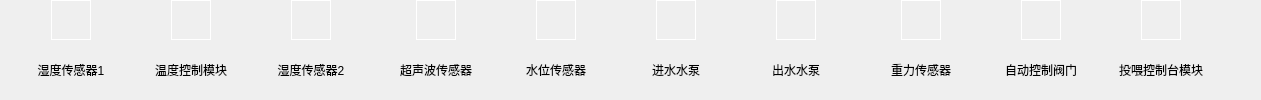
       <widget class="QWidget" name="widget_6" native="true">
        <layout class="QHBoxLayout" name="horizontalLayout_4">
         <property name="spacing">
          <number>5</number>
         </property>
         <property name="topMargin">
          <number>0</number>
         </property>
         <property name="rightMargin">
          <number>0</number>
         </property>
         <property name="bottomMargin">
          <number>0</number>
         </property>
         <item>
          <layout class="QHBoxLayout" name="horizontalLayout">
           <property name="spacing">
            <number>0</number>
           </property>
           <item>
            <layout class="QVBoxLayout" name="verticalLayout_23">
             <item>
              <layout class="QHBoxLayout" name="horizontalLayout_17">
               <item>
                <spacer name="horizontalSpacer_27">
                 <property name="orientation">
                  <enum>Qt::Horizontal</enum>
                 </property>
                 <property name="sizeHint" stdset="0">
                  <size>
                   <width>40</width>
                   <height>20</height>
                  </size>
                 </property>
                </spacer>
               </item>
               <item>
                <widget class="myPoint" name="SDsensor1" native="true">
                 <property name="minimumSize">
                  <size>
                   <width>40</width>
                   <height>40</height>
                  </size>
                 </property>
                 <property name="maximumSize">
                  <size>
                   <width>40</width>
                   <height>40</height>
                  </size>
                 </property>
                 <property name="styleSheet">
                  <string notr="true">border:1px solid white;</string>
                 </property>
                </widget>
               </item>
               <item>
                <spacer name="horizontalSpacer_28">
                 <property name="orientation">
                  <enum>Qt::Horizontal</enum>
                 </property>
                 <property name="sizeHint" stdset="0">
                  <size>
                   <width>40</width>
                   <height>20</height>
                  </size>
                 </property>
                </spacer>
               </item>
              </layout>
             </item>
             <item>
              <widget class="QLabel" name="label_9">
               <property name="styleSheet">
                <string notr="true"/>
               </property>
               <property name="text">
                <string>湿度传感器1</string>
               </property>
               <property name="alignment">
                <set>Qt::AlignCenter</set>
               </property>
              </widget>
             </item>
            </layout>
           </item>
           <item>
            <layout class="QVBoxLayout" name="verticalLayout_22">
             <item>
              <layout class="QHBoxLayout" name="horizontalLayout_16">
               <item>
                <spacer name="horizontalSpacer_25">
                 <property name="orientation">
                  <enum>Qt::Horizontal</enum>
                 </property>
                 <property name="sizeHint" stdset="0">
                  <size>
                   <width>40</width>
                   <height>20</height>
                  </size>
                 </property>
                </spacer>
               </item>
               <item>
                <widget class="myPoint" name="WDKZmodule" native="true">
                 <property name="minimumSize">
                  <size>
                   <width>40</width>
                   <height>40</height>
                  </size>
                 </property>
                 <property name="maximumSize">
                  <size>
                   <width>40</width>
                   <height>40</height>
                  </size>
                 </property>
                 <property name="styleSheet">
                  <string notr="true">border:1px solid white;</string>
                 </property>
                </widget>
               </item>
               <item>
                <spacer name="horizontalSpacer_26">
                 <property name="orientation">
                  <enum>Qt::Horizontal</enum>
                 </property>
                 <property name="sizeHint" stdset="0">
                  <size>
                   <width>40</width>
                   <height>20</height>
                  </size>
                 </property>
                </spacer>
               </item>
              </layout>
             </item>
             <item>
              <widget class="QLabel" name="label_8">
               <property name="styleSheet">
                <string notr="true"/>
               </property>
               <property name="text">
                <string>温度控制模块</string>
               </property>
               <property name="alignment">
                <set>Qt::AlignCenter</set>
               </property>
              </widget>
             </item>
            </layout>
           </item>
           <item>
            <layout class="QVBoxLayout" name="verticalLayout_24">
             <item>
              <layout class="QHBoxLayout" name="horizontalLayout_18">
               <item>
                <spacer name="horizontalSpacer_29">
                 <property name="orientation">
                  <enum>Qt::Horizontal</enum>
                 </property>
                 <property name="sizeHint" stdset="0">
                  <size>
                   <width>40</width>
                   <height>20</height>
                  </size>
                 </property>
                </spacer>
               </item>
               <item>
                <widget class="myPoint" name="SDsensor2" native="true">
                 <property name="minimumSize">
                  <size>
                   <width>40</width>
                   <height>40</height>
                  </size>
                 </property>
                 <property name="maximumSize">
                  <size>
                   <width>40</width>
                   <height>40</height>
                  </size>
                 </property>
                 <property name="styleSheet">
                  <string notr="true">border:1px solid white;</string>
                 </property>
                </widget>
               </item>
               <item>
                <spacer name="horizontalSpacer_30">
                 <property name="orientation">
                  <enum>Qt::Horizontal</enum>
                 </property>
                 <property name="sizeHint" stdset="0">
                  <size>
                   <width>40</width>
                   <height>20</height>
                  </size>
                 </property>
                </spacer>
               </item>
              </layout>
             </item>
             <item>
              <widget class="QLabel" name="label_10">
               <property name="styleSheet">
                <string notr="true"/>
               </property>
               <property name="text">
                <string>湿度传感器2</string>
               </property>
               <property name="alignment">
                <set>Qt::AlignCenter</set>
               </property>
              </widget>
             </item>
            </layout>
           </item>
          </layout>
         </item>
         <item>
          <layout class="QHBoxLayout" name="horizontalLayout_2">
           <property name="spacing">
            <number>0</number>
           </property>
           <item>
            <layout class="QVBoxLayout" name="verticalLayout_25">
             <item>
              <layout class="QHBoxLayout" name="horizontalLayout_19">
               <item>
                <spacer name="horizontalSpacer_31">
                 <property name="orientation">
                  <enum>Qt::Horizontal</enum>
                 </property>
                 <property name="sizeHint" stdset="0">
                  <size>
                   <width>40</width>
                   <height>20</height>
                  </size>
                 </property>
                </spacer>
               </item>
               <item>
                <widget class="myPoint" name="CSBsensor" native="true">
                 <property name="minimumSize">
                  <size>
                   <width>40</width>
                   <height>40</height>
                  </size>
                 </property>
                 <property name="maximumSize">
                  <size>
                   <width>40</width>
                   <height>40</height>
                  </size>
                 </property>
                 <property name="styleSheet">
                  <string notr="true">border:1px solid white;</string>
                 </property>
                </widget>
               </item>
               <item>
                <spacer name="horizontalSpacer_32">
                 <property name="orientation">
                  <enum>Qt::Horizontal</enum>
                 </property>
                 <property name="sizeHint" stdset="0">
                  <size>
                   <width>40</width>
                   <height>20</height>
                  </size>
                 </property>
                </spacer>
               </item>
              </layout>
             </item>
             <item>
              <widget class="QLabel" name="label_11">
               <property name="styleSheet">
                <string notr="true"/>
               </property>
               <property name="text">
                <string>超声波传感器</string>
               </property>
               <property name="alignment">
                <set>Qt::AlignCenter</set>
               </property>
              </widget>
             </item>
            </layout>
           </item>
           <item>
            <layout class="QVBoxLayout" name="verticalLayout_26">
             <item>
              <layout class="QHBoxLayout" name="horizontalLayout_20">
               <item>
                <spacer name="horizontalSpacer_33">
                 <property name="orientation">
                  <enum>Qt::Horizontal</enum>
                 </property>
                 <property name="sizeHint" stdset="0">
                  <size>
                   <width>40</width>
                   <height>20</height>
                  </size>
                 </property>
                </spacer>
               </item>
               <item>
                <widget class="myPoint" name="SWsensor" native="true">
                 <property name="minimumSize">
                  <size>
                   <width>40</width>
                   <height>40</height>
                  </size>
                 </property>
                 <property name="maximumSize">
                  <size>
                   <width>40</width>
                   <height>40</height>
                  </size>
                 </property>
                 <property name="styleSheet">
                  <string notr="true">border:1px solid white;</string>
                 </property>
                </widget>
               </item>
               <item>
                <spacer name="horizontalSpacer_34">
                 <property name="orientation">
                  <enum>Qt::Horizontal</enum>
                 </property>
                 <property name="sizeHint" stdset="0">
                  <size>
                   <width>40</width>
                   <height>20</height>
                  </size>
                 </property>
                </spacer>
               </item>
              </layout>
             </item>
             <item>
              <widget class="QLabel" name="label_12">
               <property name="styleSheet">
                <string notr="true"/>
               </property>
               <property name="text">
                <string>水位传感器</string>
               </property>
               <property name="alignment">
                <set>Qt::AlignCenter</set>
               </property>
              </widget>
             </item>
            </layout>
           </item>
           <item>
            <layout class="QVBoxLayout" name="verticalLayout_27">
             <item>
              <layout class="QHBoxLayout" name="horizontalLayout_21">
               <item>
                <spacer name="horizontalSpacer_35">
                 <property name="orientation">
                  <enum>Qt::Horizontal</enum>
                 </property>
                 <property name="sizeHint" stdset="0">
                  <size>
                   <width>40</width>
                   <height>20</height>
                  </size>
                 </property>
                </spacer>
               </item>
               <item>
                <widget class="myPoint" name="JSSB" native="true">
                 <property name="minimumSize">
                  <size>
                   <width>40</width>
                   <height>40</height>
                  </size>
                 </property>
                 <property name="maximumSize">
                  <size>
                   <width>40</width>
                   <height>40</height>
                  </size>
                 </property>
                 <property name="styleSheet">
                  <string notr="true">border:1px solid white;</string>
                 </property>
                </widget>
               </item>
               <item>
                <spacer name="horizontalSpacer_36">
                 <property name="orientation">
                  <enum>Qt::Horizontal</enum>
                 </property>
                 <property name="sizeHint" stdset="0">
                  <size>
                   <width>40</width>
                   <height>20</height>
                  </size>
                 </property>
                </spacer>
               </item>
              </layout>
             </item>
             <item>
              <widget class="QLabel" name="label_13">
               <property name="styleSheet">
                <string notr="true"/>
               </property>
               <property name="text">
                <string>进水水泵</string>
               </property>
               <property name="alignment">
                <set>Qt::AlignCenter</set>
               </property>
              </widget>
             </item>
            </layout>
           </item>
           <item>
            <layout class="QVBoxLayout" name="verticalLayout_28">
             <item>
              <layout class="QHBoxLayout" name="horizontalLayout_22">
               <item>
                <spacer name="horizontalSpacer_37">
                 <property name="orientation">
                  <enum>Qt::Horizontal</enum>
                 </property>
                 <property name="sizeHint" stdset="0">
                  <size>
                   <width>40</width>
                   <height>20</height>
                  </size>
                 </property>
                </spacer>
               </item>
               <item>
                <widget class="myPoint" name="CSSB" native="true">
                 <property name="minimumSize">
                  <size>
                   <width>40</width>
                   <height>40</height>
                  </size>
                 </property>
                 <property name="maximumSize">
                  <size>
                   <width>40</width>
                   <height>40</height>
                  </size>
                 </property>
                 <property name="styleSheet">
                  <string notr="true">border:1px solid white;</string>
                 </property>
                </widget>
               </item>
               <item>
                <spacer name="horizontalSpacer_38">
                 <property name="orientation">
                  <enum>Qt::Horizontal</enum>
                 </property>
                 <property name="sizeHint" stdset="0">
                  <size>
                   <width>40</width>
                   <height>20</height>
                  </size>
                 </property>
                </spacer>
               </item>
              </layout>
             </item>
             <item>
              <widget class="QLabel" name="label_14">
               <property name="styleSheet">
                <string notr="true"/>
               </property>
               <property name="text">
                <string>出水水泵</string>
               </property>
               <property name="alignment">
                <set>Qt::AlignCenter</set>
               </property>
              </widget>
             </item>
            </layout>
           </item>
          </layout>
         </item>
         <item>
          <layout class="QHBoxLayout" name="horizontalLayout_3">
           <property name="spacing">
            <number>0</number>
           </property>
           <item>
            <layout class="QVBoxLayout" name="verticalLayout_30">
             <item>
              <layout class="QHBoxLayout" name="horizontalLayout_24">
               <item>
                <spacer name="horizontalSpacer_41">
                 <property name="orientation">
                  <enum>Qt::Horizontal</enum>
                 </property>
                 <property name="sizeHint" stdset="0">
                  <size>
                   <width>40</width>
                   <height>20</height>
                  </size>
                 </property>
                </spacer>
               </item>
               <item>
                <widget class="myPoint" name="ZLsensor" native="true">
                 <property name="minimumSize">
                  <size>
                   <width>40</width>
                   <height>40</height>
                  </size>
                 </property>
                 <property name="maximumSize">
                  <size>
                   <width>40</width>
                   <height>40</height>
                  </size>
                 </property>
                 <property name="styleSheet">
                  <string notr="true">border:1px solid white;</string>
                 </property>
                </widget>
               </item>
               <item>
                <spacer name="horizontalSpacer_42">
                 <property name="orientation">
                  <enum>Qt::Horizontal</enum>
                 </property>
                 <property name="sizeHint" stdset="0">
                  <size>
                   <width>40</width>
                   <height>20</height>
                  </size>
                 </property>
                </spacer>
               </item>
              </layout>
             </item>
             <item>
              <widget class="QLabel" name="label_16">
               <property name="styleSheet">
                <string notr="true"/>
               </property>
               <property name="text">
                <string>重力传感器</string>
               </property>
               <property name="alignment">
                <set>Qt::AlignCenter</set>
               </property>
              </widget>
             </item>
            </layout>
           </item>
           <item>
            <layout class="QVBoxLayout" name="verticalLayout_29">
             <item>
              <layout class="QHBoxLayout" name="horizontalLayout_23">
               <item>
                <spacer name="horizontalSpacer_39">
                 <property name="orientation">
                  <enum>Qt::Horizontal</enum>
                 </property>
                 <property name="sizeHint" stdset="0">
                  <size>
                   <width>40</width>
                   <height>20</height>
                  </size>
                 </property>
                </spacer>
               </item>
               <item>
                <widget class="myPoint" name="autoFM" native="true">
                 <property name="minimumSize">
                  <size>
                   <width>40</width>
                   <height>40</height>
                  </size>
                 </property>
                 <property name="maximumSize">
                  <size>
                   <width>40</width>
                   <height>40</height>
                  </size>
                 </property>
                 <property name="styleSheet">
                  <string notr="true">border:1px solid white;</string>
                 </property>
                </widget>
               </item>
               <item>
                <spacer name="horizontalSpacer_40">
                 <property name="orientation">
                  <enum>Qt::Horizontal</enum>
                 </property>
                 <property name="sizeHint" stdset="0">
                  <size>
                   <width>40</width>
                   <height>20</height>
                  </size>
                 </property>
                </spacer>
               </item>
              </layout>
             </item>
             <item>
              <widget class="QLabel" name="label_15">
               <property name="styleSheet">
                <string notr="true"/>
               </property>
               <property name="text">
                <string>自动控制阀门</string>
               </property>
               <property name="alignment">
                <set>Qt::AlignCenter</set>
               </property>
              </widget>
             </item>
            </layout>
           </item>
           <item>
            <layout class="QVBoxLayout" name="verticalLayout_31">
             <item>
              <layout class="QHBoxLayout" name="horizontalLayout_25">
               <item>
                <spacer name="horizontalSpacer_43">
                 <property name="orientation">
                  <enum>Qt::Horizontal</enum>
                 </property>
                 <property name="sizeHint" stdset="0">
                  <size>
                   <width>40</width>
                   <height>20</height>
                  </size>
                 </property>
                </spacer>
               </item>
               <item>
                <widget class="myPoint" name="TWKZTmodule" native="true">
                 <property name="minimumSize">
                  <size>
                   <width>40</width>
                   <height>40</height>
                  </size>
                 </property>
                 <property name="maximumSize">
                  <size>
                   <width>40</width>
                   <height>40</height>
                  </size>
                 </property>
                 <property name="styleSheet">
                  <string notr="true">border:1px solid white;</string>
                 </property>
                </widget>
               </item>
               <item>
                <spacer name="horizontalSpacer_44">
                 <property name="orientation">
                  <enum>Qt::Horizontal</enum>
                 </property>
                 <property name="sizeHint" stdset="0">
                  <size>
                   <width>40</width>
                   <height>20</height>
                  </size>
                 </property>
                </spacer>
               </item>
              </layout>
             </item>
             <item>
              <widget class="QLabel" name="label_17">
               <property name="styleSheet">
                <string notr="true"/>
               </property>
               <property name="text">
                <string>投喂控制台模块</string>
               </property>
               <property name="alignment">
                <set>Qt::AlignCenter</set>
               </property>
              </widget>
             </item>
            </layout>
           </item>
           <item>
            <spacer name="horizontalSpacer">
             <property name="orientation">
              <enum>Qt::Horizontal</enum>
             </property>
             <property name="sizeHint" stdset="0">
              <size>
               <width>40</width>
               <height>20</height>
              </size>
             </property>
            </spacer>
           </item>
          </layout>
         </item>
        </layout>
       </widget>
